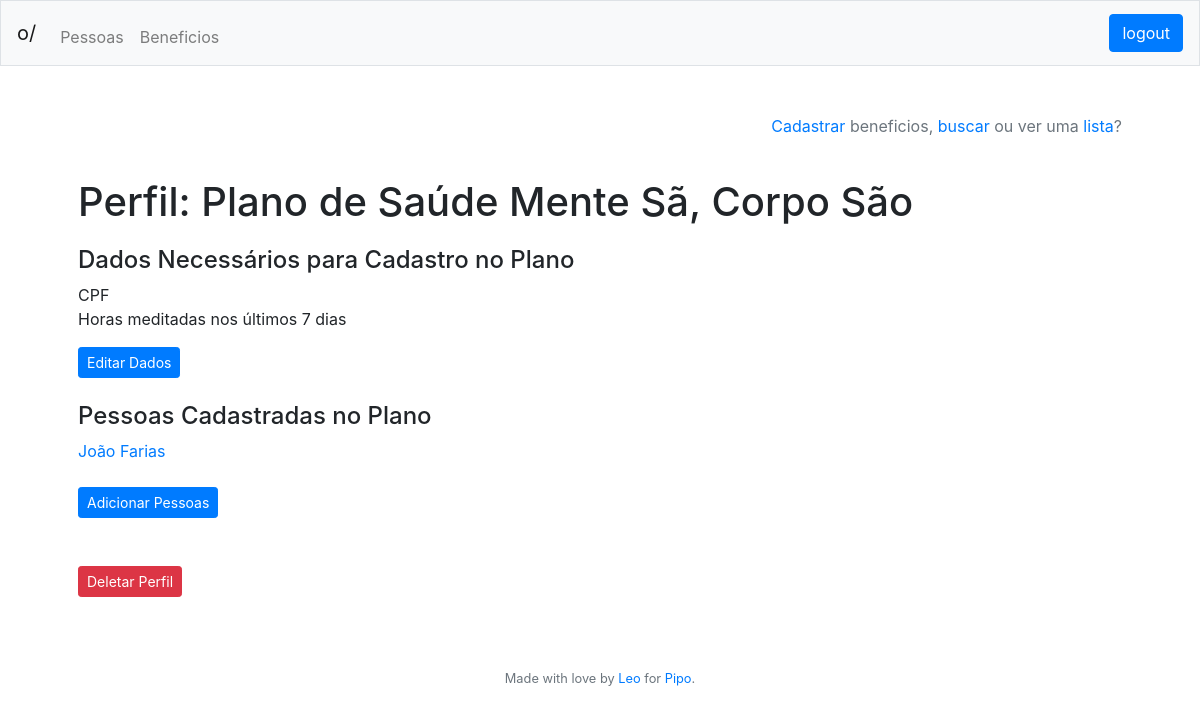
Page /beneficios/perfil/4 (signed in) on the committed database.
### tables this page shows
CREATE TABLE benefit
	(id INTEGER NOT NULL PRIMARY KEY AUTOINCREMENT,
	name VARCHAR(255) NOT NULL,
	timestamp DATETIME DEFAULT CURRENT_TIMESTAMP);

CREATE TABLE datatype
	(id INTEGER NOT NULL PRIMARY KEY AUTOINCREMENT,
	name VARCHAR(100) NOT NULL,
	example VARCHAR(144) NOT NULL);

CREATE TABLE person
	(id INTEGER NOT NULL PRIMARY KEY AUTOINCREMENT,
	idCompany INTEGER NOT NULL,
	name VARCHAR(255) NOT NULL,
	cpf VARCHAR(14) NOT NULL,
	timestamp DATETIME DEFAULT CURRENT_TIMESTAMP,
	FOREIGN KEY (idCompany) REFERENCES company(id));

### app.py (the view)
@app.route("/<who>/perfil/<idWho>", methods=['GET'])
@login_required
def profile(who, idWho):
	if who == "pessoas":
		profile = get_profile(idWho)
		if not profile:
			return "Esse perfil não existe"
		return render_template("personprofile.html", header = get_header(session),
								profile = profile, who = who)
	elif who == "beneficios":
		profile = get_benefit_profile(idWho)
		if not profile:
			return "Esse perfil não existe"
		return render_template("benefitprofile.html", header = get_header(session),
								profile = profile, who = who)
	else:
		return redirect("/pessoas/lista")

### app.py (called while the page is built)
@app.after_request
def after_request(response):
    response.headers["Cache-Control"] = "no-cache, no-store, must-revalidate"
    response.headers["Expires"] = 0
    response.headers["Pragma"] = "no-cache"
    return response

@app.teardown_request
def remove_session(ex=None):
    db.remove()

def login_required(f):
    @wraps(f)
    def decorated_function(*args, **kwargs):
        if session.get("id") is None:
            return redirect("/login")
        return f(*args, **kwargs)
    return decorated_function

def get_header(session):
	try:
		header = {"name": session["name"],
					"company": session["company"],
					"admin": get_admin_title(session["admin"]),
					"id": session["id"]}
	except:
		header = {"name": "",
					"company": "",
					"admin": "",
					"id": ""}
	return header

def split_str(word):
	return [char for char in word]

def is_it_bad(string):
	not_safe = ";\\"
	for letter in string:
		if letter in split_str(not_safe):
			raise ValueError("Not a safe character")

def get_one_from(table, where, data):
		is_it_bad(table); is_it_bad(where); is_it_bad(data)
		one_from = db.execute("""SELECT * FROM {} WHERE {} = :{}""".format(table,
							where, where), {"{}".format(where): data}).fetchone()
		return one_from

def get_benefit_profile(idBenefit):
	benefit = get_one_from("benefit", "id", str(idBenefit))
	benefitData = db.execute("""SELECT id, name, example FROM datatype WHERE id IN
								(SELECT idDatatype FROM benefitData
								WHERE idBenefit = :idBenefit)""",
								{"idBenefit": idBenefit}).fetchall()
	clients = db.execute("""SELECT id, name FROM person WHERE idCompany = :idCompany
							AND id IN (SELECT idPerson FROM personBenefit
							WHERE idBenefit = :idBenefit) ORDER BY name""",
							{"idCompany": session["idCompany"] ,
							"idBenefit": idBenefit}).fetchall()
	companies = db.execute("""SELECT idCompany FROM companyBenefit
							WHERE idBenefit = :idBenefit""",
							{"idBenefit": idBenefit}).fetchall()
	profile = {"name": benefit["name"],
				"id": benefit["id"],
				"data": benefitData,
				"clients": clients,
				"companies": companies}
	return profile

### templates/benefitprofile.html (shortened to what this page needs)
{% extends "layout.html" %}
{% block main %}
	<p align="right" class="text-muted"><a href="/{{ who }}/cadastro">Cadastrar</a> {{ who }}, <a href="/{{ who }}/busca">buscar</a> ou ver uma <a href="/{{ who }}/lista">lista</a>?</p>
	<br>
	<h1 style="margin-bottom: 20px;">Perfil: {{ profile["name"] }}</h1>
	<h4 style="margin-top: 10px;">Dados Necessários para Cadastro no Plano</h4>
	{% if profile["data"]|length %}
		{% for data in profile["data"] %}
			{{ data['name'] }}<br>
		{% endfor %}
	{% else %}
		<p>Nenhum dado cadastrado.</p>
	{% endif %}
	<a href="/beneficios/editar/{{ profile['id'] }}" class="btn btn-primary btn-sm" style="margin-top: 16px;">Editar Dados</a>
	<br><br>
	<h4>Pessoas Cadastradas no Plano</h4>
	{% if profile["clients"]|length %}
		{% for person in profile["clients"] %}
			<a href="/beneficios/{{ profile['id'] }}/pessoas/{{ person['id'] }}">{{ person['name'] }}</a><br>
		{% endfor %}
	{% else %}
		<p style="margin-bottom: -5px;">Nenhuma pessoa cadastrada.</p>
	{% endif %}
	<br>
	<a href="/pessoas/lista" class="btn btn-primary btn-sm">Adicionar Pessoas</a>
	<br><br><br>
	<form action="/{{ who }}/deletar" method="post">
    	<button class="btn btn-danger btn-sm" type="submit">Deletar Perfil</button>
    </form>
{% endblock %}

### rows in the picture
benefit: name "Plano de Saúde Mente Sã, Corpo São"
datatype: name "CPF"
datatype: name "Horas meditadas nos últimos 7 dias"
person: name "João Farias"

### other values in the picture
{{ who }} "beneficios"
